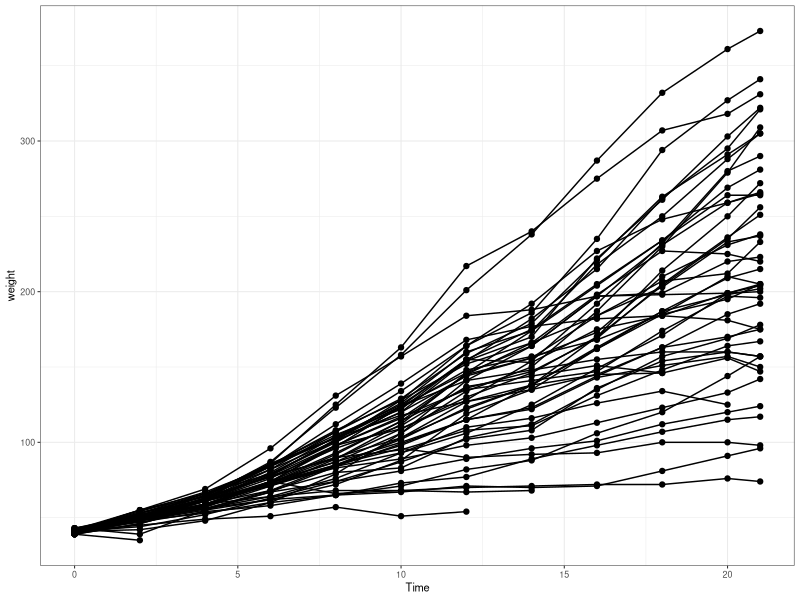
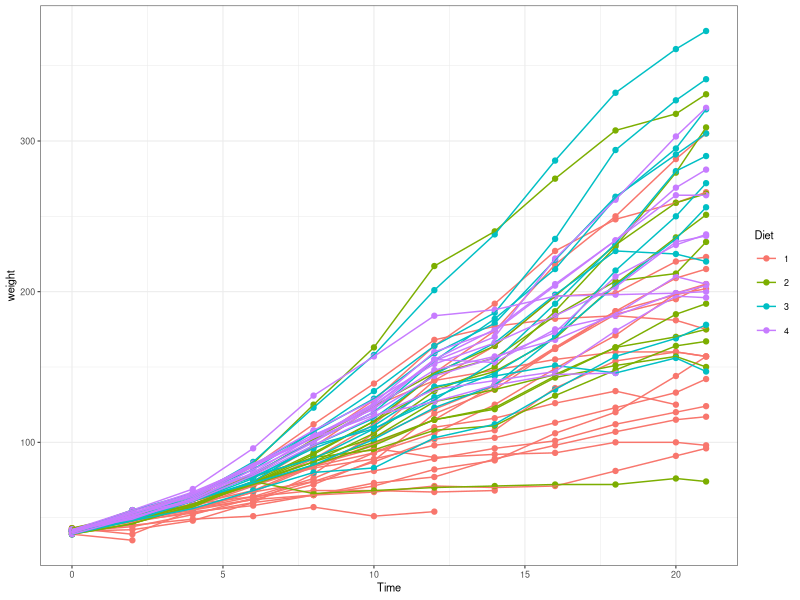
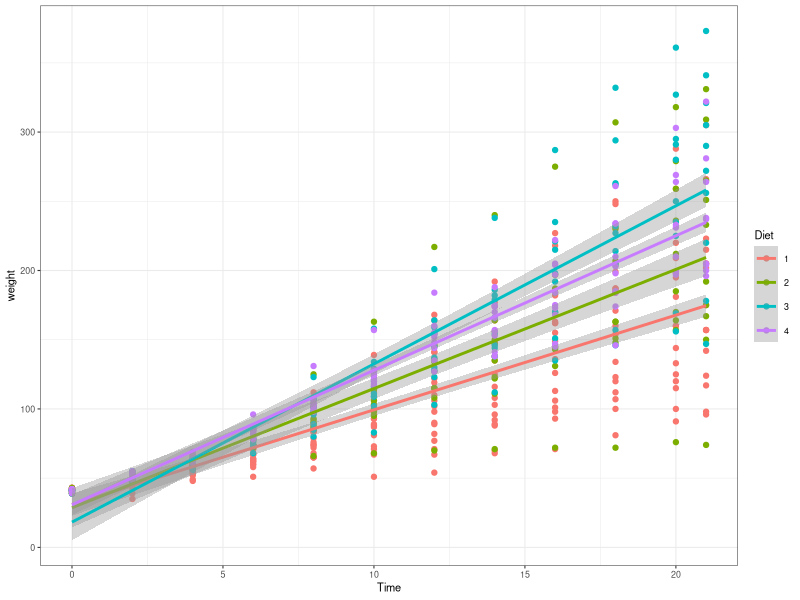
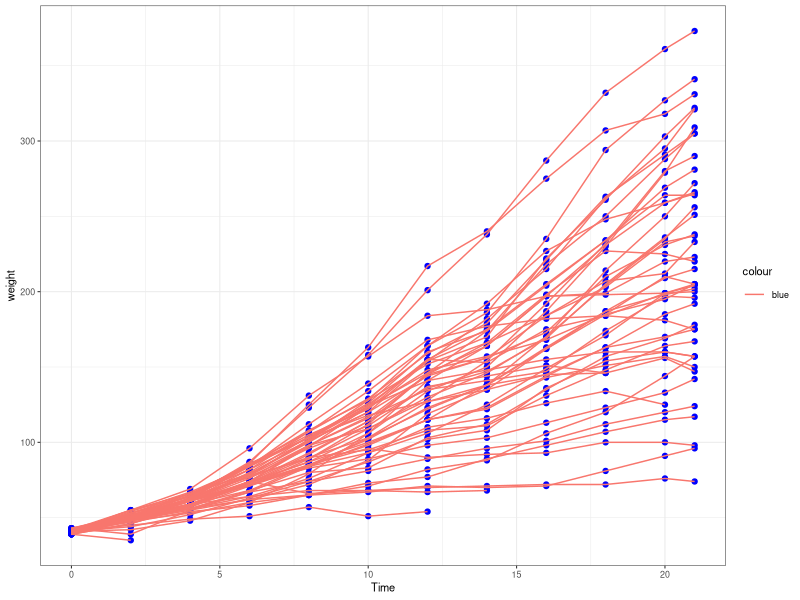
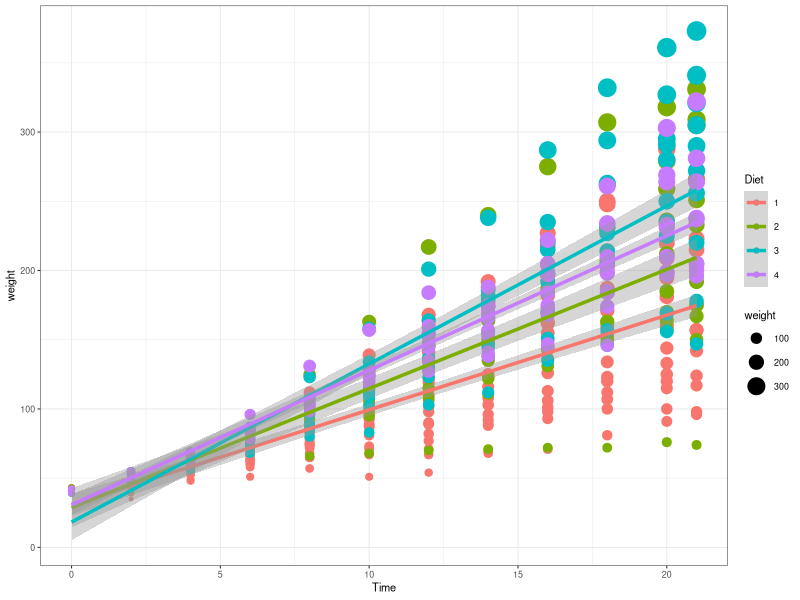
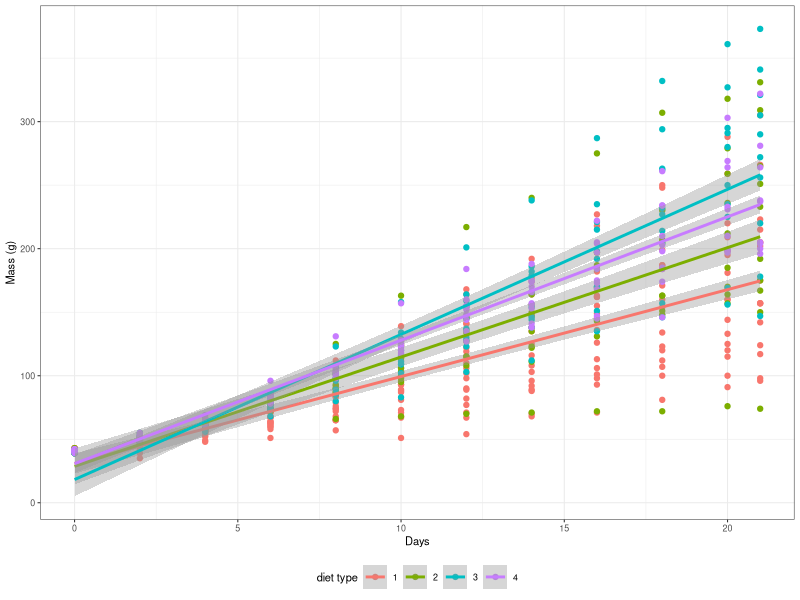

Here is the R script that generated these plots, in order:
## ---- chunk 1
knitr::opts_chunk$set(
  comment = "R>", 
  warning = FALSE, 
  message = FALSE,
  fig.width = 4.5,
  fig.height = 2.625,
  out.width = "75%",
  fig.asp = NULL, # control via width/height
  dpi = 300
)

ggplot2::theme_set(
  ggplot2::theme_minimal(base_size = 8)
)
ggplot2::theme_set(
  ggplot2::theme_bw(base_size = 8)
)
## ---- chunk 2
#| fig-cap: "Chick weights over time with individual trajectories."
# Load libraries
library(tidyverse)

# Load data
ChickWeight <- datasets::ChickWeight

# Create a basic figure
ggplot(data = ChickWeight, aes(x = Time, y = weight)) +
  geom_point() +
  geom_line(aes(group = Chick))
## ---- chunk 3
#| fig-cap: "Chick weights over time coloured by diet."
ggplot(data = ChickWeight, aes(x = Time, y = weight, colour = Diet)) +
  geom_point() +
  geom_line(aes(group = Chick))
## ---- chunk 4
#| fig-cap: "Chick weights over time with linear trends by diet."
ggplot(data = ChickWeight, aes(x = Time, y = weight, colour = Diet)) +
  geom_point() +
  geom_smooth(method = "lm")
## ---- chunk 5
#| fig-cap: "Constant colour set outside aes for points and lines."
ggplot(data = ChickWeight, aes(x = Time, y = weight)) +
  geom_point(colour = "blue") +
  geom_line(aes(group = Chick, colour = "blue"))
## ---- chunk 6
#| fig-cap: "Point size mapped to weight with linear trends by diet."
ggplot(data = ChickWeight, aes(x = Time, y = weight, colour = Diet)) +
  geom_point(aes(size = weight)) +
  geom_smooth(method = "lm", size = 1.2)
## ---- chunk 7
#| fig-cap: "Chick weights with linear trends and labelled axes."
ggplot(data = ChickWeight, aes(x = Time, y = weight, colour = Diet)) +
  geom_point() +
  geom_smooth(method = "lm") +
  labs(x = "Days", y = "Mass (g)", colour = "diet type") + # Change the labels
  theme(legend.position = "bottom") # Change the legend position
